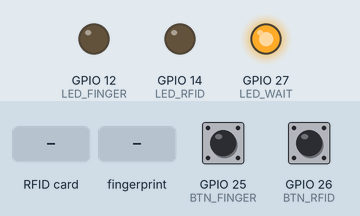
Simulated run of this program. Board: ESP32. Parts: output pins drawn as LEDs (lit = HIGH). The test bench sets the inputs (shaded band); at power-on: GPIO 25 (BTN_FINGER) HIGH, GPIO 26 (BTN_RFID) HIGH. WiFi joins after 1.5 s; servers stay silent unless stated; no MQTT or app messages arrive unless stated; what the program prints to the serial monitor is not drawn.

Above: at 3.8 s.
3.9 s: GPIO 25 (BTN_FINGER) pulled LOW for 0.15 s
At 5.1 s:
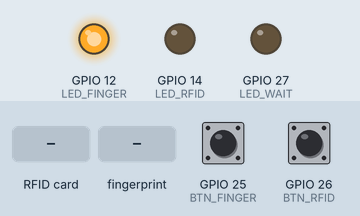
7.0 s: GPIO 26 (BTN_RFID) pulled LOW for 0.15 s
At 10.2 s:
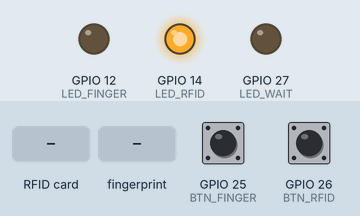
12.6 s: RFID card 2F 87 AB E6 held to the reader
At 13.7 s:
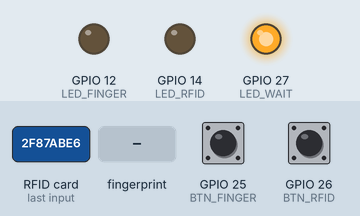
14.3 s: GPIO 25 (BTN_FINGER) pulled LOW for 1 s
At 15.5 s:
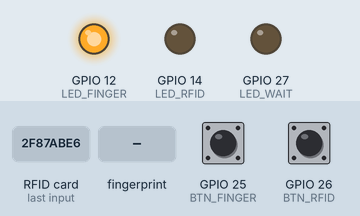
18.3 s: finger stored as number 1 placed on the sensor
At 19.8 s:
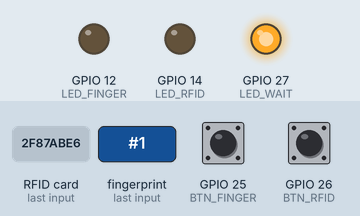
Timing chart, 0 to 21.3 s (numbered marks = the images above; inputs shaded):
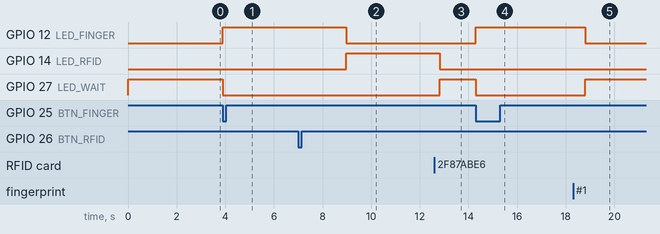

The program:

main.cpp
```cpp
#include <Arduino.h>
#include <SPI.h>
#include <MFRC522.h>
#include <Adafruit_Fingerprint.h>
#include <WiFi.h>
#include <PubSubClient.h>
#include <ArduinoJson.h>

// RFID D5(SS), D18(SCK), D23(MOSI), D19(MISO), D4(RST)
// Vân tay D16(RX), D17(TX)
// Nút nhấn D26(RFID), D25(Fingerprint)
// LED đơn D27(Wait), D14(RFID), D12(Fingerprint)


/* ========== CAU HINH WIFI ========== */
const char* ssid = "capheden";
const char* pass = "conheosuy";

/* ========== CAU HINH MQTT ========== */
const char* MQTT_SERVER    = "10.34.42.214";
const int   MQTT_PORT      = 1883;
const char* MQTT_TOPIC     = "chamcong/esp32/sn";
const char* MQTT_CLIENT_ID = "ESP32_ChamCong_Main";

/* ========== CONFIG CHAN ========== */
#define SS_PIN     5
#define RST_PIN    4
#define BTN_RFID   26
#define BTN_FINGER 25

// ✅ LED pins
#define LED_WAIT   27
#define LED_RFID   14
#define LED_FINGER 12

/* ========== RFID UID MAPPING ========== */
uint8_t RFID_S1[4] = {0x2F, 0x87, 0xAB, 0xE6};
uint8_t RFID_S2[4] = {0x2A, 0x30, 0x4C, 0x1B};
uint8_t RFID_S3[4] = {0xED, 0xFE, 0xF0, 0x05};

/* ========== DEVICE ========== */
MFRC522 rfid(SS_PIN, RST_PIN);
HardwareSerial fingerSerial(2);
Adafruit_Fingerprint finger(&fingerSerial);

/* ========== MQTT CLIENT ========== */
WiFiClient   espClient;
PubSubClient mqttClient(espClient);

/* ========== QUEUE ========== */
QueueHandle_t scanQueue;
QueueHandle_t mqttQueue;

enum Mode {
  MODE_RFID,
  MODE_FINGER
};

/* ========== ✅ HAM DIEU KHIEN LED ========== */
// Tắt hết 3 LED
void ledAllOff() {
  digitalWrite(LED_WAIT,   LOW);
  digitalWrite(LED_RFID,   LOW);
  digitalWrite(LED_FINGER, LOW);
}

// Chế độ chờ: chỉ LED Wait sáng
void ledSetWait() {
  ledAllOff();
  digitalWrite(LED_WAIT, HIGH);
}

// Chế độ quét RFID: chỉ LED RFID sáng
void ledSetRFID() {
  ledAllOff();
  digitalWrite(LED_RFID, HIGH);
}

// Chế độ quét vân tay: chỉ LED Finger sáng
void ledSetFinger() {
  ledAllOff();
  digitalWrite(LED_FINGER, HIGH);
}

/* ========== HAM KET NOI WIFI ========== */
bool wifiConnect() {
  if (WiFi.status() == WL_CONNECTED) return true;

  WiFi.begin(ssid, pass);
  Serial.print("[WiFi] Connecting");

  uint32_t start = millis();
  while (WiFi.status() != WL_CONNECTED) {
    Serial.print(".");
    if (millis() - start > 10000) {
      Serial.println(" FAIL");
      return false;
    }
    vTaskDelay(pdMS_TO_TICKS(500));
  }

  Serial.println(" OK");
  Serial.print("[WiFi] IP: ");
  Serial.println(WiFi.localIP());
  return true;
}

/* ========== HAM KET NOI MQTT ========== */
bool mqttConnect() {
  if (mqttClient.connected()) return true;

  Serial.print("[MQTT] Connecting broker...");

  if (mqttClient.connect(MQTT_CLIENT_ID)) {
    Serial.println(" OK!");
    return true;
  } else {
    Serial.print(" FAIL rc=");
    Serial.println(mqttClient.state());
    return false;
  }
}

/* ========== HAM GUI SN QUA MQTT ========== */
// ✅ Trả về true nếu gửi thành công
bool sendSn(int sn) {
  if (!wifiConnect()) {
    Serial.println("[MQTT] No WiFi, skip.");
    return false;
  }

  if (!mqttConnect()) {
    Serial.println("[MQTT] No broker, skip.");
    return false;
  }

  JsonDocument doc;
  doc["id"] = String(sn);
  String payload;
  serializeJson(doc, payload);

  Serial.print("[MQTT] Publish -> ");
  Serial.print(MQTT_TOPIC);
  Serial.print(" | ");
  Serial.println(payload);

  if (mqttClient.publish(MQTT_TOPIC, payload.c_str())) {
    Serial.println("[MQTT] Gui thanh cong!");
    mqttClient.loop();
    vTaskDelay(pdMS_TO_TICKS(100));
    return true;  // ✅
  } else {
    Serial.println("[MQTT] Gui that bai!");
    return false; // ✅
  }
}

/* ========== ISR ========== */
void IRAM_ATTR isrRFID() {
  ets_printf("RFID Button Pressed\n");
  static uint32_t last = 0;
  uint32_t now = xTaskGetTickCountFromISR();

  if (now - last > pdMS_TO_TICKS(300)) {
    Mode m = MODE_RFID;
    xQueueSendFromISR(scanQueue, &m, NULL);
    last = now;
  }
}

void IRAM_ATTR isrFinger() {
  ets_printf("Finger Button Pressed\n");
  static uint32_t last = 0;
  uint32_t now = xTaskGetTickCountFromISR();

  if (now - last > pdMS_TO_TICKS(300)) {
    Mode m = MODE_FINGER;
    xQueueSendFromISR(scanQueue, &m, NULL);
    last = now;
  }
}

/* ========== MATCH FUNCTION ========== */
int matchRFID(uint8_t *uid) {
  if (memcmp(uid, RFID_S1, 4) == 0) return 1;
  if (memcmp(uid, RFID_S2, 4) == 0) return 2;
  if (memcmp(uid, RFID_S3, 4) == 0) return 3;
  return 0;
}

int matchFinger(uint8_t id) {
  if (id == 1) return 1;
  if (id == 2) return 2;
  if (id == 3) return 3;
  return 0;
}

/* ========== TASK SCAN ========== */
void taskScan(void *pv) {
  rfid.PCD_Init();
  Mode mode;

  while (1) {
    if (xQueueReceive(scanQueue, &mode, pdMS_TO_TICKS(100))) {
      int sn = 0;

      if (mode == MODE_RFID) {
        ledSetRFID(); // ✅ Chuyển LED sang RFID
        Serial.println("[SCAN] Waiting RFID...");

        uint32_t start = millis();
        while (millis() - start < 5000) {
          if (rfid.PICC_IsNewCardPresent() && rfid.PICC_ReadCardSerial()) {
            sn = matchRFID(rfid.uid.uidByte);
            Serial.printf("[SCAN] RFID matched sn=%d\n", sn);
            rfid.PICC_HaltA();
            rfid.PCD_StopCrypto1();
            break;
          }
          vTaskDelay(pdMS_TO_TICKS(50));
        }

      } else {
        ledSetFinger(); // ✅ Chuyển LED sang Finger
        Serial.println("[SCAN] Waiting Finger...");

        uint32_t start = millis();
        while (millis() - start < 5000) {
          if (finger.getImage() == FINGERPRINT_OK &&
              finger.image2Tz() == FINGERPRINT_OK &&
              finger.fingerFastSearch() == FINGERPRINT_OK) {
            sn = matchFinger(finger.fingerID);
            Serial.printf("[SCAN] Finger matched sn=%d\n", sn);
            break;
          }
          vTaskDelay(pdMS_TO_TICKS(50));
        }
      }

      if (sn > 0) {
        if (xQueueSend(mqttQueue, &sn, pdMS_TO_TICKS(2000)) != pdTRUE) {
          Serial.println("[SCAN] mqttQueue full, drop!");
          ledSetWait(); // ✅ Drop thì cũng về chờ
        }
        // LED chưa về Wait ở đây — chờ taskMQTT gửi xong mới về
      } else {
        Serial.println("[SCAN] No match / timeout");
        ledSetWait(); // ✅ Timeout không match → về chờ
      }
    }
  }
}

/* ========== TASK MQTT ========== */
void taskMQTT(void *pv) {
  int sn;

  while (1) {
    if (WiFi.status() == WL_CONNECTED && !mqttClient.connected()) {
      mqttConnect();
    }
    mqttClient.loop();

    if (xQueueReceive(mqttQueue, &sn, pdMS_TO_TICKS(100))) {
      Serial.printf("[MQTT] Got sn=%d from queue\n", sn);
      bool ok = sendSn(sn);

      // ✅ Dù thành công hay thất bại → về chế độ chờ
      ledSetWait();

      if (!ok) {
        Serial.println("[MQTT] Send failed, LED back to wait anyway.");
      }
    }
    vTaskDelay(pdMS_TO_TICKS(10));
  }
}

/* ========== SETUP ========== */
void setup() {
  Serial.begin(9600);

  // ✅ Khởi tạo LED
  pinMode(LED_WAIT,   OUTPUT);
  pinMode(LED_RFID,   OUTPUT);
  pinMode(LED_FINGER, OUTPUT);
  ledSetWait(); // ✅ Mặc định LED chờ sáng ngay từ đầu

  // RFID
  SPI.begin();
  rfid.PCD_Init();

  // Fingerprint
  fingerSerial.begin(57600, SERIAL_8N1, 16, 17);
  finger.begin(57600);

  if (finger.verifyPassword()) {
    Serial.println("Fingerprint sensor OK");
  } else {
    Serial.println("Fingerprint sensor NOT FOUND");
  }

  // Buttons
  pinMode(BTN_RFID,   INPUT_PULLUP);
  pinMode(BTN_FINGER, INPUT_PULLUP);

  // Queue
  scanQueue = xQueueCreate(10, sizeof(Mode));
  mqttQueue = xQueueCreate(10, sizeof(int));

  // Interrupts
  attachInterrupt(BTN_RFID,   isrRFID,   FALLING);
  attachInterrupt(BTN_FINGER, isrFinger, FALLING);

  // WiFi + MQTT
  wifiConnect();
  mqttClient.setServer(MQTT_SERVER, MQTT_PORT);
  mqttClient.setBufferSize(512);
  mqttClient.setKeepAlive(60);
  mqttConnect();

  // Tasks
  xTaskCreatePinnedToCore(taskScan, "main", 8192,  NULL, 2, NULL, 1);
  xTaskCreatePinnedToCore(taskMQTT, "mqtt", 16384, NULL, 1, NULL, 0);

  Serial.println("System Ready!");
}

void loop() {
  vTaskDelete(NULL);
}
```

test.cpp
```cpp
// /*
//  * ESP32 - Gui bien sn (random 1-10) len HiveMQ broker qua MQTT
//  * Thu vien can: knolleary/PubSubClient
//  * Them vao platformio.ini:
//  *   lib_deps =
//  *       knolleary/PubSubClient @ ^2.8
//  */

// #include <WiFi.h>
// #include <PubSubClient.h>
// #include <ArduinoJson.h>

// // ─── CAU HINH WiFi ───────────────────────────────────────────
// #define WIFI_SSID     "capheden"
// #define WIFI_PASSWORD "conheosuy"

// // ─── CAU HINH MQTT ───────────────────────────────────────────
// #define MQTT_SERVER   "broker.hivemq.com"
// #define MQTT_PORT     1883
// #define MQTT_TOPIC    "chamcong/esp32/sn"
// #define MQTT_CLIENT_ID "ESP32_ChamCong_001"  // phai unique tren broker

// // ─── KHOANG THOI GIAN GUI (ms) ───────────────────────────────
// #define SEND_INTERVAL 5000

// // ─── BIEN TOAN CUC ───────────────────────────────────────────
// int sn = 0;
// WiFiClient   espClient;
// PubSubClient mqttClient(espClient);

// // ─── HAM KET NOI WiFi ────────────────────────────────────────
// void connectWiFi() {
//   Serial.print("[WiFi] Dang ket noi: ");
//   Serial.println(WIFI_SSID);

//   WiFi.mode(WIFI_STA);
//   WiFi.begin(WIFI_SSID, WIFI_PASSWORD);

//   int attempts = 0;
//   while (WiFi.status() != WL_CONNECTED) {
//     delay(500);
//     Serial.print(".");
//     attempts++;
//     if (attempts > 30) {
//       Serial.println("\n[WiFi] That bai! Khoi dong lai...");
//       ESP.restart();
//     }
//   }

//   Serial.println("\n[WiFi] Ket noi thanh cong!");
//   Serial.print("[WiFi] IP: ");
//   Serial.println(WiFi.localIP());
// }

// // ─── HAM KET NOI MQTT ────────────────────────────────────────
// void connectMQTT() {
//   while (!mqttClient.connected()) {
//     Serial.print("[MQTT] Dang ket noi broker...");

//     if (mqttClient.connect(MQTT_CLIENT_ID)) {
//       Serial.println(" Thanh cong!");
//     } else {
//       Serial.print(" That bai! rc=");
//       Serial.print(mqttClient.state());
//       Serial.println(" Thu lai sau 3 giay...");
//       delay(3000);
//     }
//   }
// }

// // ─── HAM PUBLISH DU LIEU ─────────────────────────────────────
// void publishData(int value) {
//   // JSON payload: {"id": "2"}
//   JsonDocument doc;
//   doc["id"] = String(value);
//   String payload;
//   serializeJson(doc, payload);

//   Serial.print("[MQTT] Publish -> topic: ");
//   Serial.print(MQTT_TOPIC);
//   Serial.print(" | payload: ");
//   Serial.println(payload);

//   if (mqttClient.publish(MQTT_TOPIC, payload.c_str())) {
//     Serial.println("[MQTT] Gui thanh cong!");
//   } else {
//     Serial.println("[MQTT] Gui that bai!");
//   }
// }

// // ─── SETUP ───────────────────────────────────────────────────
// void setup() {
//   Serial.begin(9600);
//   delay(1000);

//   Serial.println("=== ESP32 MQTT Cham Cong ===");

//   randomSeed(analogRead(36));

//   connectWiFi();

//   mqttClient.setServer(MQTT_SERVER, MQTT_PORT);
//   mqttClient.setKeepAlive(60);
// }

// // ─── LOOP ────────────────────────────────────────────────────
// void loop() {
//   // Giu ket noi MQTT
//   if (!mqttClient.connected()) {
//     connectMQTT();
//   }
//   mqttClient.loop();

//   // Random sn tu 1 den 3 (khop voi nhan_vien trong Flask)
//   sn = random(1, 4);

//   Serial.print("\n[SN] Gia tri: ");
//   Serial.println(sn);

//   publishData(sn);

//   delay(SEND_INTERVAL);
// }
```

Measured:
- after the input at 3.9 s, GPIO 12 (LED_FINGER): LOW → HIGH at once; GPIO 27 (LED_WAIT): HIGH → LOW at once
- after the input at 7.0 s, GPIO 14 (LED_RFID): LOW → HIGH after 2.0 s; GPIO 27 (LED_WAIT): stays LOW (without the input it goes to HIGH after 2.0 s)
- after the input at 12.6 s, GPIO 14 (LED_RFID): HIGH → LOW after 0.22 s instead of 1.4 s; GPIO 27 (LED_WAIT): LOW → HIGH after 0.22 s instead of 1.4 s
- after the input at 14.3 s, GPIO 12 (LED_FINGER): LOW → HIGH at once; GPIO 27 (LED_WAIT): HIGH → LOW at once
- after the input at 18.3 s, GPIO 12 (LED_FINGER): HIGH → LOW after 0.49 s instead of 1.1 s; GPIO 27 (LED_WAIT): LOW → HIGH after 0.49 s instead of 1.1 s
